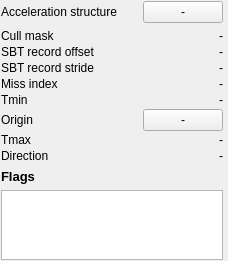
                <widget class="QWidget" name="ray_details_container_" native="true">
                 <layout class="QHBoxLayout" name="ray_details_container_layout_" stretch="100">
                  <property name="leftMargin">
                   <number>1</number>
                  </property>
                  <property name="topMargin">
                   <number>1</number>
                  </property>
                  <property name="rightMargin">
                   <number>5</number>
                  </property>
                  <property name="bottomMargin">
                   <number>1</number>
                  </property>
                  <item>
                   <layout class="QVBoxLayout" name="vertical_layout_traversal_counter_controls_container_">
                    <item>
                     <layout class="QHBoxLayout" name="ray_acceleration_structure_address_layout_" stretch="100,1,0">
                      <property name="leftMargin">
                       <number>0</number>
                      </property>
                      <property name="topMargin">
                       <number>0</number>
                      </property>
                      <property name="rightMargin">
                       <number>0</number>
                      </property>
                      <property name="bottomMargin">
                       <number>0</number>
                      </property>
                      <item>
                       <widget class="ScaledLabel" name="label_ray_acceleration_structure_address_">
                        <property name="sizePolicy">
                         <sizepolicy hsizetype="Minimum" vsizetype="Fixed">
                          <horstretch>0</horstretch>
                          <verstretch>0</verstretch>
                         </sizepolicy>
                        </property>
                        <property name="text">
                         <string>Acceleration structure</string>
                        </property>
                       </widget>
                      </item>
                      <item>
                       <spacer>
                        <property name="orientation">
                         <enum>Qt::Horizontal</enum>
                        </property>
                        <property name="sizeType">
                         <enum>QSizePolicy::Expanding</enum>
                        </property>
                        <property name="sizeHint" stdset="0">
                         <size>
                          <width>20</width>
                          <height>10</height>
                         </size>
                        </property>
                       </spacer>
                      </item>
                      <item>
                       <widget class="ScaledPushButton" name="content_ray_acceleration_structure_address_">
                        <property name="sizePolicy">
                         <sizepolicy hsizetype="Minimum" vsizetype="Fixed">
                          <horstretch>0</horstretch>
                          <verstretch>0</verstretch>
                         </sizepolicy>
                        </property>
                        <property name="toolTip">
                         <string>Click to open the acceleration structure.</string>
                        </property>
                        <property name="text">
                         <string>-</string>
                        </property>
                       </widget>
                      </item>
                     </layout>
                    </item>
                    <item>
                     <layout class="QGridLayout" name="ray_detail_grid_layout_" columnstretch="0,0,0">
                      <property name="leftMargin">
                       <number>0</number>
                      </property>
                      <property name="topMargin">
                       <number>0</number>
                      </property>
                      <property name="rightMargin">
                       <number>0</number>
                      </property>
                      <property name="bottomMargin">
                       <number>0</number>
                      </property>
                      <property name="verticalSpacing">
                       <number>2</number>
                      </property>
                      <item row="0" column="0">
                       <widget class="ScaledLabel" name="label_cull_mask_">
                        <property name="sizePolicy">
                         <sizepolicy hsizetype="Minimum" vsizetype="Fixed">
                          <horstretch>0</horstretch>
                          <verstretch>0</verstretch>
                         </sizepolicy>
                        </property>
                        <property name="text">
                         <string>Cull mask</string>
                        </property>
                       </widget>
                      </item>
                      <item row="0" column="2">
                       <widget class="ScaledLabel" name="content_cull_mask_">
                        <property name="sizePolicy">
                         <sizepolicy hsizetype="Minimum" vsizetype="Fixed">
                          <horstretch>0</horstretch>
                          <verstretch>0</verstretch>
                         </sizepolicy>
                        </property>
                        <property name="text">
                         <string>-</string>
                        </property>
                        <property name="alignment">
                         <set>Qt::AlignRight</set>
                        </property>
                       </widget>
                      </item>
                      <item row="1" column="0">
                       <widget class="ScaledLabel" name="label_sbt_record_offset_">
                        <property name="sizePolicy">
                         <sizepolicy hsizetype="Minimum" vsizetype="Fixed">
                          <horstretch>0</horstretch>
                          <verstretch>0</verstretch>
                         </sizepolicy>
                        </property>
                        <property name="text">
                         <string>SBT record offset</string>
                        </property>
                       </widget>
                      </item>
                      <item row="1" column="2">
                       <widget class="ScaledLabel" name="content_sbt_record_offset_">
                        <property name="sizePolicy">
                         <sizepolicy hsizetype="Minimum" vsizetype="Fixed">
                          <horstretch>0</horstretch>
                          <verstretch>0</verstretch>
                         </sizepolicy>
                        </property>
                        <property name="text">
                         <string>-</string>
                        </property>
                        <property name="alignment">
                         <set>Qt::AlignRight</set>
                        </property>
                       </widget>
                      </item>
                      <item row="2" column="0">
                       <widget class="ScaledLabel" name="label_sbt_record_stride_">
                        <property name="sizePolicy">
                         <sizepolicy hsizetype="Minimum" vsizetype="Fixed">
                          <horstretch>0</horstretch>
                          <verstretch>0</verstretch>
                         </sizepolicy>
                        </property>
                        <property name="text">
                         <string>SBT record stride</string>
                        </property>
                       </widget>
                      </item>
                      <item row="2" column="2">
                       <widget class="ScaledLabel" name="content_sbt_record_stride_">
                        <property name="sizePolicy">
                         <sizepolicy hsizetype="Minimum" vsizetype="Fixed">
                          <horstretch>0</horstretch>
                          <verstretch>0</verstretch>
                         </sizepolicy>
                        </property>
                        <property name="text">
                         <string>-</string>
                        </property>
                        <property name="alignment">
                         <set>Qt::AlignRight</set>
                        </property>
                       </widget>
                      </item>
                      <item row="3" column="0">
                       <widget class="ScaledLabel" name="label_miss_index_">
                        <property name="sizePolicy">
                         <sizepolicy hsizetype="Minimum" vsizetype="Fixed">
                          <horstretch>0</horstretch>
                          <verstretch>0</verstretch>
                         </sizepolicy>
                        </property>
                        <property name="text">
                         <string>Miss index</string>
                        </property>
                       </widget>
                      </item>
                      <item row="3" column="2">
                       <widget class="ScaledLabel" name="content_miss_index_">
                        <property name="sizePolicy">
                         <sizepolicy hsizetype="Minimum" vsizetype="Fixed">
                          <horstretch>0</horstretch>
                          <verstretch>0</verstretch>
                         </sizepolicy>
                        </property>
                        <property name="text">
                         <string>-</string>
                        </property>
                        <property name="alignment">
                         <set>Qt::AlignRight</set>
                        </property>
                       </widget>
                      </item>
                      <item row="4" column="0">
                       <widget class="ScaledLabel" name="label_tmin_">
                        <property name="sizePolicy">
                         <sizepolicy hsizetype="Minimum" vsizetype="Fixed">
                          <horstretch>0</horstretch>
                          <verstretch>0</verstretch>
                         </sizepolicy>
                        </property>
                        <property name="text">
                         <string>Tmin</string>
                        </property>
                       </widget>
                      </item>
                      <item row="4" column="2">
                       <widget class="ScaledLabel" name="content_tmin_">
                        <property name="sizePolicy">
                         <sizepolicy hsizetype="Minimum" vsizetype="Fixed">
                          <horstretch>0</horstretch>
                          <verstretch>0</verstretch>
                         </sizepolicy>
                        </property>
                        <property name="text">
                         <string>-</string>
                        </property>
                        <property name="alignment">
                         <set>Qt::AlignRight</set>
                        </property>
                       </widget>
                      </item>
                      <item row="5" column="0">
                       <widget class="ScaledLabel" name="label_origin_">
                        <property name="sizePolicy">
                         <sizepolicy hsizetype="Minimum" vsizetype="Fixed">
                          <horstretch>0</horstretch>
                          <verstretch>0</verstretch>
                         </sizepolicy>
                        </property>
                        <property name="text">
                         <string>Origin</string>
                        </property>
                       </widget>
                      </item>
                      <item row="5" column="1">
                       <spacer>
                        <property name="orientation">
                         <enum>Qt::Horizontal</enum>
                        </property>
                        <property name="sizeType">
                         <enum>QSizePolicy::Expanding</enum>
                        </property>
                        <property name="sizeHint" stdset="0">
                         <size>
                          <width>20</width>
                          <height>10</height>
                         </size>
                        </property>
                       </spacer>
                      </item>
                      <item row="5" column="2">
                       <widget class="ScaledPushButton" name="content_origin_">
                        <property name="sizePolicy">
                         <sizepolicy hsizetype="Minimum" vsizetype="Fixed">
                          <horstretch>0</horstretch>
                          <verstretch>0</verstretch>
                         </sizepolicy>
                        </property>
                        <property name="toolTip">
                         <string>Click to focus the camera on the ray origin.</string>
                        </property>
                        <property name="text">
                         <string>-</string>
                        </property>
                       </widget>
                      </item>
                      <item row="6" column="0">
                       <widget class="ScaledLabel" name="label_tmax_">
                        <property name="sizePolicy">
                         <sizepolicy hsizetype="Minimum" vsizetype="Fixed">
                          <horstretch>0</horstretch>
                          <verstretch>0</verstretch>
                         </sizepolicy>
                        </property>
                        <property name="text">
                         <string>Tmax</string>
                        </property>
                       </widget>
                      </item>
                      <item row="6" column="2">
                       <widget class="ScaledLabel" name="content_tmax_">
                        <property name="sizePolicy">
                         <sizepolicy hsizetype="Minimum" vsizetype="Fixed">
                          <horstretch>0</horstretch>
                          <verstretch>0</verstretch>
                         </sizepolicy>
                        </property>
                        <property name="text">
                         <string>-</string>
                        </property>
                        <property name="alignment">
                         <set>Qt::AlignRight</set>
                        </property>
                       </widget>
                      </item>
                      <item row="7" column="0">
                       <widget class="ScaledLabel" name="label_direction_">
                        <property name="sizePolicy">
                         <sizepolicy hsizetype="Minimum" vsizetype="Fixed">
                          <horstretch>0</horstretch>
                          <verstretch>0</verstretch>
                         </sizepolicy>
                        </property>
                        <property name="text">
                         <string>Direction</string>
                        </property>
                       </widget>
                      </item>
                      <item row="7" column="2">
                       <widget class="ScaledLabel" name="content_direction_">
                        <property name="sizePolicy">
                         <sizepolicy hsizetype="Minimum" vsizetype="Fixed">
                          <horstretch>0</horstretch>
                          <verstretch>0</verstretch>
                         </sizepolicy>
                        </property>
                        <property name="text">
                         <string>-</string>
                        </property>
                        <property name="alignment">
                         <set>Qt::AlignRight</set>
                        </property>
                       </widget>
                      </item>
                     </layout>
                    </item>
                    <item>
                     <widget class="ScaledLabel" name="label_flags_">
                      <property name="sizePolicy">
                       <sizepolicy hsizetype="Minimum" vsizetype="Fixed">
                        <horstretch>0</horstretch>
                        <verstretch>0</verstretch>
                       </sizepolicy>
                      </property>
                      <property name="font">
                       <font>
                        <pointsize>10</pointsize>
                        <weight>75</weight>
                        <bold>true</bold>
                       </font>
                      </property>
                      <property name="text">
                       <string>Flags</string>
                      </property>
                     </widget>
                    </item>
                    <item>
                     <widget class="ScaledTableView" name="flags_table_">
                      <property name="sizePolicy">
                       <sizepolicy hsizetype="Minimum" vsizetype="Minimum">
                        <horstretch>0</horstretch>
                        <verstretch>0</verstretch>
                       </sizepolicy>
                      </property>
                      <property name="minimumSize">
                       <size>
                        <width>100</width>
                        <height>0</height>
                       </size>
                      </property>
                      <property name="verticalScrollBarPolicy">
                       <enum>Qt::ScrollBarAlwaysOff</enum>
                      </property>
                      <property name="horizontalScrollBarPolicy">
                       <enum>Qt::ScrollBarAlwaysOff</enum>
                      </property>
                      <property name="sizeAdjustPolicy">
                       <enum>QAbstractScrollArea::AdjustToContents</enum>
                      </property>
                      <property name="wordWrap">
                       <bool>false</bool>
                      </property>
                     </widget>
                    </item>
                   </layout>
                  </item>
                 </layout>
                </widget>
